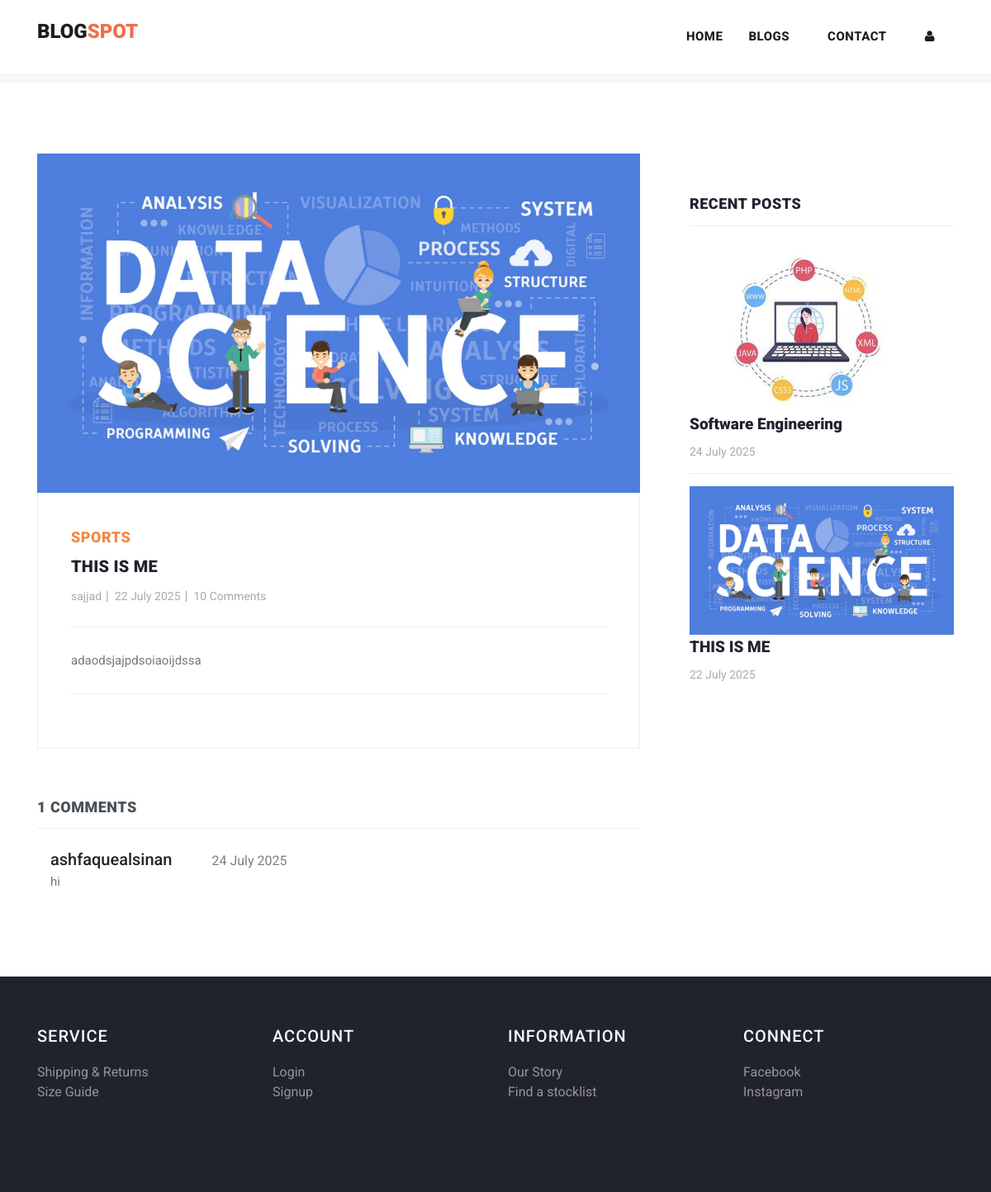
/post/1, run on the app's committed database.
### myapp/models.py (models this page shows, shortened)
class Post(models.Model):
    postname = models.CharField(max_length=600)
    category = models.CharField(max_length=600)
    image = models.ImageField(upload_to='images/posts',blank=True,null=True)
    content = models.CharField(max_length=100000)
    time = models.CharField(default=time,max_length=100, blank=True)
    likes = models.IntegerField(null=True,blank=True,default=0)
    user = models.ForeignKey(User,on_delete=models.CASCADE)

class Comment(models.Model):
    content = models.CharField(max_length=200)
    time = models.CharField(default=time,max_length=100, blank=True)
    post = models.ForeignKey(Post,on_delete=models.CASCADE)
    user = models.ForeignKey(User,on_delete=models.CASCADE)

### myapp/views.py (the view)
# urls.py: path("post/<int:id>",views.post,name="post"),
def post(request,id):
    post = Post.objects.get(id=id)
    return render(request,"post-details.html",{
        "user":request.user,
        'post':Post.objects.get(id=id),
        'recent_posts':Post.objects.all().order_by("-id"),
        'media_url':settings.MEDIA_URL,
        'comments':Comment.objects.filter(post_id = post.id),
        'total_comments': len(Comment.objects.filter(post_id = post.id))
    })

### templates/post-details.html (shortened to what this page needs)
{% load static %}
<!DOCTYPE html>
<html lang="en">
  <head>
    <link href="https://cdn.jsdelivr.net/npm/bootstrap@5.3.0-alpha3/dist/css/bootstrap.min.css" rel="stylesheet">
    <link href="{% static 'vendor/bootstrap/css/bootstrap.min.css' %}" rel="stylesheet">
    <link rel="stylesheet" href="{% static 'assets/css/fontawesome.css' %}">
    <link rel="stylesheet" href="{% static 'assets/css/templatemo-stand-blog.css' %}">
    <link rel="stylesheet" href="{% static 'assets/css/owl.css' %}">
  </head>
  <body>
    {%include 'header.html'%}
    <section class="blog-posts grid-system">
      <div class="container">
        <div class="row">
          <div class="col-lg-8">
            <div class="all-blog-posts">
              <div class="row">
                <div class="col-lg-12">
                  <div class="blog-post">
                    <div class="blog-thumb">
                      <img src="{{media_url}}{{post.image}}" alt="post_image">
                    </div>
                    <div class="down-content">
                      <span>{{post.category}}</span>
                      <a><h4>{{post.postname}}</h4></a>
                      <ul class="post-info">
                        <li><a href="#">{{post.user}}</a></li>
                        <li><a href="#">{{post.time}}</a></li>
                        <li><a href="#">10 Comments</a></li>
                      </ul>
                      <p>{{post.content}}</p>
                    </div>
                  </div>
                </div>
                <div class="col-lg-12">
                  <div class="sidebar-item comments">
                    <div class="sidebar-heading">
                      <h2 class="text-dark-emphasis">{{total_comments}} comments</h2>
                    </div>
                    <div class="content">
                      <ul>
                        {% for comment in comments %}
                        <li style="display: block;">
                          <div class="ps-3">
                            <h5>{{comment.user}}<span class="small text-black-50 px-5 text-danger">{{comment.time}}</span>
                            </h5>
                            <p>{{comment.content}}</p>
                          </div>
                        </li>
                        {% endfor %}
                      </ul>
                    </div>
                  </div>
                </div>
              </div>
            </div>
          </div>
          <div class="col-lg-4">
            <div class="sidebar">
              <div class="row">
                <div class="col-lg-12">
                  <div class="sidebar-item recent-posts">
                    <div class="sidebar-heading">
                      <h2>Recent Posts</h2>
                    </div>
                    <div class="content">
                      <ul>
                        {% for post in recent_posts|slice:"0:4" %}
                        <li>
                          <img src="{{media_url}}{{post.image}}" class="img-fluid" alt="">
                          <a href="post-details.html">
                            <a href="{% url 'post' post.id %}" class="text-decoration-none text-dark"><h5>{{post.postname}}</h5></a>
                          <span>{{post.time}}</span>
                        </a></li>
                        {% endfor %}
                      </ul>
                    </div>
                  </div>
                </div>
              </div>
            </div>
          </div>
        </div>
      </div>
    </section>
   {% include "footer.html" %}
  </body>
</html>

### templates/header.html (shortened to what this page needs)
<header class="">
  <nav class="navbar navbar-expand-lg bg-white">
    <div class="container">
      <a class="navbar-brand" href="{% url 'index' %}">
        <h2>Blog<span style="color: rgb(241, 110, 70);">Spot</span></h2>
      </a>
      <div class="collapse navbar-collapse" id="navbarResponsive">
        <ul class="navbar-nav ml-auto">
          <li>
            <a class="nav-link" href="{% url 'index' %}">Home
            </a>
          </li>
          <li class="nav-item">
            <a class="nav-link" href="{% url 'blog' %}">Blogs</a>
          </li>
          <li class="nav-item">
            <a class="nav-link" href="{% url 'contact' %}">Contact</a>
          </li>
          {% if user.is_authenticated %}
          <li class="nav-item">
            <a class="nav-link" href="{% url 'create' %}">Create</a>
          </li>
          <li class="nav-item">
            <a class="nav-link" href="{% url 'profile' user.id %}">Profile</a>
          </li>
          <li class="nav-item">
            <a class="nav-link text-primary" href="{% url 'logout' %}">Logout</a>
          </li>
          {% else %}
          <li class="nav-item">
            <a class="nav-link" href="{% url 'signin' %}"><i class="fa fa-user"></i></a>
          </li>
          {% endif %}
        </ul>
      </div>
    </div>
  </nav>
</header>
<div class="main-banner header-text">
  <div class="container-fluid">
    <div class="owl-banner owl-carousel">
    </div>
  </div>
</div>

### templates/footer.html (shortened to what this page needs)
<footer>
  <div class="container">
    <div class="row">
      <div class="col-lg-3 col-md-6 col-sm-12">
        <h4 class="text-light">SERVICE</h4>
        <ul>
          <li><a href="#">Shipping & Returns</a></li>
          <li><a href="#">Size Guide</a></li>
        </ul>
      </div>
      <div class="col-lg-3 col-md-6 col-sm-12">
        <h4 class="text-light">ACCOUNT</h4>
        <ul>
          <li><a href="{% url 'signin' %}">Login</a></li>
          <li><a href="{% url 'signup' %}">Signup</a></li>
        </ul>
      </div>
      <div class="col-lg-3 col-md-6 col-sm-12">
        <h4 class="text-light">INFORMATION</h4>
        <ul>
          <li><a href="{% url 'blog' %}">Our Story</a></li>
          <li><a href="#">Find a stocklist</a></li>
        </ul>
      </div>
      <div class="col-lg-3 col-md-6 col-sm-12">
        <h4 class="text-light">CONNECT</h4>
        <ul>
          <li><a href="#">Facebook</a></li>
          <li><a href="#">Instagram</a></li>
        </ul>
      </div>
    </div>
  </div>
  <div class="container mt-5">
    <div class="row">
      <div class="col-lg-12">
      </div>
    </div>
  </div>
</footer>

### static/assets/css/templatemo-stand-blog.css (style rules this page uses)
body { font-family: 'Roboto', sans-serif; overflow-x: hidden; text-rendering: optimizeLegibility; -webkit-font-smoothing: antialiased; -moz-osx-font-smoothing: grayscale; }
p { margin-bottom: 0px; font-size: 15px; font-weight: 400; color: #7a7a7a; line-height: 30px; }
a { text-decoration: none!important; }
ul { padding: 0; margin: 0; list-style: none; }
h1,h2,h3,h4,h5,h6 { margin: 0px; }
header { position: absolute; z-index: 99999; width: 100%; height: 100px; background-color: #f7f7f7; -webkit-transition: all 0.3s ease-in-out 0s; -moz-transition: all 0.3s ease-in-out 0s; -o-transition: all 0.3s ease-in-out 0s; transition: all 0.3s ease-in-out 0s; }
header .navbar { padding: 25px 0px; }
.navbar .navbar-brand { float: left; margin-top: -12px; outline: none; }
.navbar .navbar-brand h2 { color: #1e1e1e; text-transform: uppercase; font-size: 24px; font-weight: 900; -webkit-transition: all .3s ease 0s; -moz-transition: all .3s ease 0s; -o-transition: all .3s ease 0s; transition: all .3s ease 0s; }
#navbarResponsive { z-index: 999; }
.navbar-collapse { text-align: center; }
.navbar .navbar-nav .nav-item { margin: 0px 15px; }
.navbar .navbar-nav a.nav-link { text-transform: capitalize; font-size: 15px; font-weight: 800; text-transform: uppercase; letter-spacing: 0.5px; color: #1e1e1e; transition: all 0.3s; }
.main-banner .container-fluid { padding: 0px 10px; margin-bottom: -24px; }
.owl-banner { padding-top: 110px; }
.blog-posts { margin-top: 100px; }
.blog-posts .blog-post { margin-bottom: 30px; }
.blog-posts .blog-thumb img { width: 100%; overflow: hidden; }
.blog-posts .down-content { padding: 40px; border-right: 1px solid #eee; border-left: 1px solid #eee; border-bottom: 1px solid #eee; }
.blog-posts .down-content span { font-size: 18px; text-transform: uppercase; letter-spacing: 0.5px; font-weight: 900; color: #f48840; }
.blog-posts .down-content h4 { font-size: 24px; text-transform: capitalize; letter-spacing: 0.5px; font-weight: 900; color: #20232e; margin: 10px 0px 12px 0px; }
.blog-posts .down-content ul.post-info li { display: inline-block; margin-right: 8px; }
.blog-posts .down-content ul.post-info li:after { content: '|'; color: #aaa; margin-left: 8px; }
.blog-posts .down-content h4 { font-size: 20px; letter-spacing: 0.25px; }
.grid-system .down-content ul.post-info li { margin-right: 3px; }
.grid-system .down-content ul.post-info li:after { margin-left: 5px; }
.blog-posts .down-content ul.post-info li:last-child::after { display: none; }
.blog-posts .down-content ul.post-info li a { font-size: 14px; color: #aaa; font-weight: 400; transition: all .3s; }
.blog-posts .down-content p { padding: 25px 0px; margin: 25px 0px; border-top: 1px solid #eee; border-bottom: 1px solid #eee; }
.blog-posts .sidebar-heading h2 { font-size: 18px; text-transform: uppercase; font-weight: 900; letter-spacing: 0.5px; color: #20232e; border-bottom: 1px solid #eee; padding-bottom: 15px; margin-bottom: 25px; }
.blog-posts .comments { margin-top: 30px; }
.blog-posts .comments ul li { display: inline-block; margin-bottom: 20px; padding-bottom: 20px; border-bottom: 1px solid #eee; }
.blog-posts .comments ul li:last-child { margin-bottom: 0px; padding-bottom: 0px; border-bottom: none; }
.sidebar { margin-left: 30px; }
.sidebar .sidebar-item { margin-top: 50px; }
.sidebar .sidebar-heading h2 { font-size: 18px; text-transform: uppercase; font-weight: 900; letter-spacing: 0.5px; color: #20232e; border-bottom: 1px solid #eee; padding-bottom: 15px; margin-bottom: 25px; }
.sidebar .recent-posts ul li { margin-bottom: 15px; padding-bottom: 15px; border-bottom: 1px solid #eee; }
.sidebar .recent-posts ul li:last-child { margin-bottom: 0px; padding-bottom: 0px; border-bottom: none; }
.sidebar .recent-posts ul li h5 { font-size: 19px; font-weight: 900; color: #20232e; line-height: 30px; transition: all 0.3s; }
.sidebar .recent-posts ul li span { display: block; font-size: 14px; color: #aaa; margin-top: 8px; }
footer { margin-top: 100px; text-align: center; background-color: #20232e; padding: 60px 0px; }

### templates/footer.html (style rules this page uses)
h4 { text-align: left; color: #dfdada; letter-spacing: 1px; margin-bottom: 20px; font-size: 20px; }
li { text-decoration: none; text-align: left; }
li a { color: rgb(153, 147, 147); }

### data on the page
Post: image (picture), category "SPORTS", postname "THIS IS ME", user "sajjad", time "22 July 2025", content "adaodsjajpdsoiaoijdssa"
Comment: user "ashfaquealsinan", time "24 July 2025", content "hi"
Post: image (picture), postname "Software Engineering", time "24 July 2025"

### other printed values
{{ total_comments }} "1"
